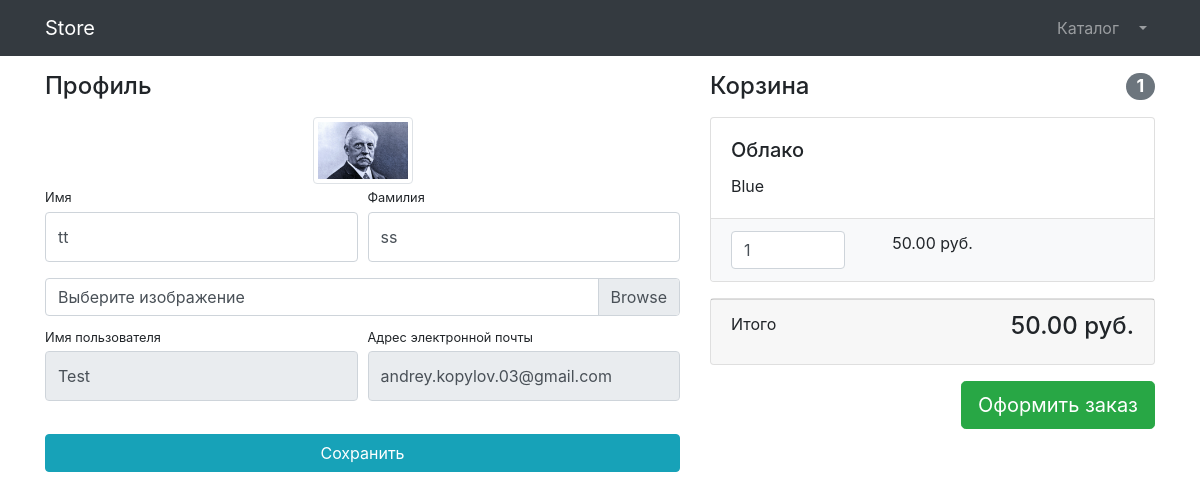
Page /users/profile/ (signed in) on the committed database.
### users/models.py (models this page shows)
class User(AbstractUser):
    image = models.ImageField(upload_to='users_image', null=True, blank=True)

### products/models.py (models this page shows, shortened)
class Basket(models.Model):
    user = models.ForeignKey(to=User, on_delete=models.CASCADE)
    products = models.ForeignKey(to=Product, on_delete=models.CASCADE)
    quantity = models.PositiveSmallIntegerField(default=0)
    created_timestamp = models.DateTimeField(auto_now_add=True)
    objects = BasketQuerySet.as_manager()
    def sum(self):
        return self.products.price * self.quantity

class Product(models.Model):
     name = models.CharField(max_length=256)
     description = models.TextField(null=True, blank=True)
     size = models.CharField(max_length=256)
     price = models.DecimalField(max_digits=7, decimal_places=2)
     quantity = models.PositiveIntegerField(default=0)
     image = models.ImageField(upload_to='products_images')
     category = models.ForeignKey(to=ProductCategory, on_delete=models.CASCADE)
     class Meta:
        verbose_name = 'Товар'
        verbose_name_plural = 'Товары'

### users/views.py (the view)
# urls.py: path('profile/', profile, name='profile'),
@login_required
@csrf_exempt
def profile(request):
    if request.method == 'POST':
        form = UserProfileForm(instance=request.user,  data=request.POST, files=request.FILES)
        if form.is_valid():
            form.save()
            return HttpResponseRedirect(reverse('users:profile'))
        else:
            print(form.errors)
    else:
        form = UserProfileForm(instance=request.user)
    context = {
        'title': 'Store - Профиль',
        'form': form,
        'productBaskets': Basket.objects.filter(user=request.user),
    }
    return render(request, 'users/profile.html', context)

### users/forms.py
class UserProfileForm(UserChangeForm):
    first_name = forms.CharField(widget=forms.TextInput(attrs={'class': 'form-control py-4'}))
    last_name = forms.CharField(widget=forms.TextInput(attrs={'class': 'form-control py-4'}))
    image = forms.ImageField(widget=forms.FileInput(attrs={'class': 'custom-file-input'}), required=False)
    username = forms.CharField(widget=forms.TextInput(attrs={'class': 'form-control py-4', 'readonly':True }))
    email = forms.CharField(widget=forms.EmailInput(attrs={'class': 'form-control py-4', 'readonly':True }))
    class Meta:
        model = User
        fields = ('first_name', 'last_name', 'image', 'username', 'email')

### products/models.py (called while the page is built)
    def total_sum(self):
        return sum(basket.sum() for basket in self)

    def total_quantity(self):
        return sum(basket.quantity for basket in self)

### users/templates/users/profile.html (shortened to what this page needs)
{% extends 'products/base.html'%}
{% load static %}
 {% block css %}
    <link rel="stylesheet" href="{%static '/vendor/css/profile.css'%}">
 {% endblock %}
 {% block content %}
<div class="container">
    <div class="row">
        <div class="col-lg-7">
            <h4 class="mt-3 mb-3">Профиль</h4>
            <div class="col-lg-12 text-center">
                <img width="100" height="100"
                     src="{% if user.image%} {{user.image.url}} {% else %} {%static 'vendor/img/users/default_avatar.jpg'%}{%endif%}"
                     class="img-thumbnail">
            </div>
            <form action="{%url 'users:profile' %}" method="post" enctype="multipart/form-data">
                <div class="form-row">
                    <div class="col-lg-6">
                        <div class="form-group">
                            <label class="small mb-1" for="{{form.first_name.id_for_label}}">Имя</label>
                            {{ form.first_name }}
                        </div>
                    </div>
                    <div class="col-lg-6">
                        <div class="form-group">
                            <label class="small mb-1" for="{{form.last_name.id_for_label}}">Фамилия</label>
                           {{form.last_name}}
                        </div>
                    </div>
                </div>
                <div class="form-row mb-2">
                    <div class="col-lg-12">
                        <div class="custom-file">
                            <label class="custom-file-label" for="{{form.image.id_for_label}}">Выберите изображение</label>
                        </div>
                    </div>
                </div>
                <div class="form-row">
                    <div class="col-lg-6">
                        <label class="small mb-1" for="{{form.username.id_for_label}}">Имя пользователя</label>
                          {{form.username}}
                    </div>
                    <div class="col-lg-6">
                        <label class="small mb-1" for=" {{form.email.id_for_label}}">Адрес электронной
                            почты</label>
                       {{form.email}}
                    </div>
                </div>
                <div class="form-row">
                    <div class="col-lg-12" style="margin-top: 33px;">
                        <input class="btn btn-info btn-block" type="submit" value="Сохранить">
                    </div>
                </div>
            </form>
        </div>
        <div class="col-lg-5">
        {% include 'products/baskets.html'%}
        </div>
    </div>
</div>
 {% endblock %}

### products/templates/products/baskets.html (shortened to what this page needs)
{% if productBaskets %}
<h4 class="mt-3 mb-3 d-flex justify-content-between align-items-center mb-3">
    Корзина <span class="badge badge-secondary badge-pill">{{productBaskets.total_quantity}}</span>
</h4>
{% for basket in productBaskets%}
<div class="card mb-3">
    <div class="card-body">
        <h5 class="card-title">{{basket.products.name}}</h5>
        <p class="card-text">{{basket.products.description}}</p>
    </div>
    <ul class="list-group list-group-flush">
        <li class="list-group-item bg-light">
            <div class="row text-center">
                <div class="col-lg-4">
                    <input name="basketID" type="number" class="form-control"
                           value="{{basket.quantity}}" min="0">
                </div>
                <div class="col-lg-4">{{basket.sum}} руб.</div>
                <div class="col-lg-4">
                </div>
            </div>
        </li>
    </ul>
</div>
{%endfor%}
<div class="card mb-3">
    <div class="card-footer">
        <p class="float-left">Итого</p>
        <h4 class="float-right">{{productBaskets.total_sum}} руб.</h4>
    </div>
</div>
<a class="btn btn-success btn-lg float-right" href="../orders/order-create.html">
    Оформить заказ
</a>
{%else%}
<h4 class="mt-3 mb-3 text-center">
    Корзина пуста
</h4>
{%endif%}

### rows in the picture
User: image (picture), first_name "tt", last_name "ss", username "Test", email "andrey.kopylov.03@gmail.com"
Basket: total_quantity "1", products.name "Облако", products.description "Blue", basketID "1", sum "50.00", total_sum "50.00"
